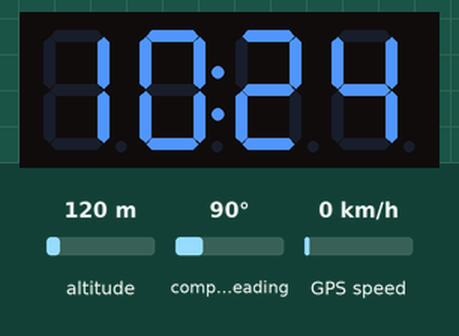
Simulated run of this sketch. Board: Arduino Mega 2560, built with avr-gcc and run on an emulated ATmega2560. Parts: 4-digit seven-segment display. The inputs (shaded band) are chosen by the test bench; at power-on: altitude 120 m, compass heading 90°, GPS speed 0 km/h. The GPS gets a fix after 3 s at 37.7749, -122.4194 with 8 satellites.

Above: at 0.1 s.
At 90.2 s:
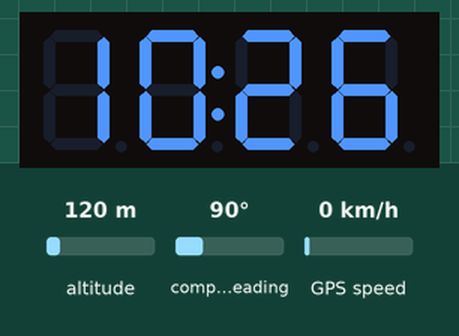

The sketch:

xiao_samd21_tm1637_gt-u7-gps.ino
```cpp
#include <TM1637Display.h>
#include <TinyGPS++.h>

#define CLK 2
#define DIO 3

// create a display object of type TM1637Display
TM1637Display display = TM1637Display(CLK, DIO);

const uint8_t err[] = {
  0,                                      // blank
  SEG_A | SEG_D | SEG_E | SEG_F | SEG_G,  // E
  SEG_E | SEG_G,                          // r
  SEG_E | SEG_G,                          // r
};


TinyGPSPlus gps;

// update display based on smallest unit shown
byte last_minute;

void setup() {
  Serial.begin(9600);
  Serial1.begin(9600);

  // initialize 7 segment display
  display.clear();
  display.setBrightness(0);
}

void loop() {
  while (Serial1.available() > 0)
    gps.encode(Serial1.read());

  if (gps.time.isUpdated() && gps.time.isValid() && gps.date.isValid()) {
    byte minute = gps.time.minute();

    // update display?
    if (last_minute != minute) {
      last_minute = minute;

      display.showNumberDecEx(gps.time.hour() * 100 + gps.time.minute(), 0b01000000, true);
    }
  }

  if (gps.time.age() > 1500 || gps.date.age() > 1500) {
    display.setSegments(err);
  }
}
```
